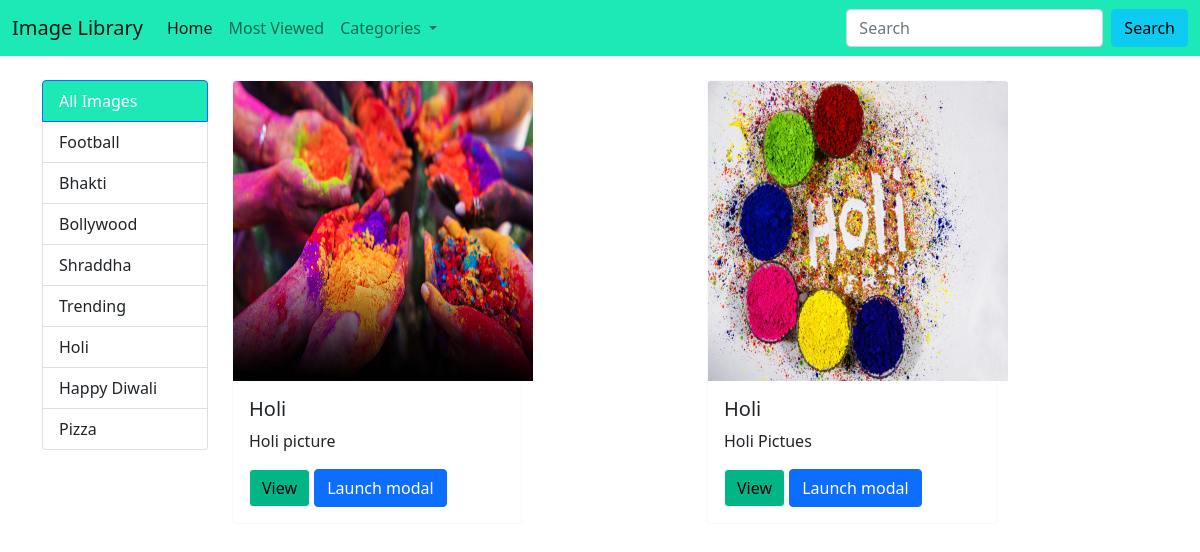
The page /category/7 on the database its author committed.
### myapp/models.py (models this page shows, shortened)
class Category(models.Model):
    title = models.CharField(max_length=100)
    description = models.TextField()

class Image(models.Model):
    title = models.CharField(max_length=100)
    description = models.TextField()
    image = models.ImageField(upload_to ='images')
    added_date = models.DateTimeField()
    cat=models.ForeignKey(Category,on_delete=models.CASCADE)

### myapp/views.py (the view)
# urls.py: path('category/<int:cid>' ,views.ShowCategoryPage.as_view()),
class ShowCategoryPage(TemplateView,):
    def get_context_data(self,cid, **kwargs,):
        context = super().get_context_data(**kwargs)
        context['images'] = Image.objects.filter(cat=cid)
        context['categories']=Category.objects.all()
        context['category']=Category.objects.get(pk=cid)
        return context
    template_name = 'home.html'

### templates/home.html (shortened to what this page needs)
<!doctype html>
<html lang="en">
  <head>
    <link href="https://cdn.jsdelivr.net/npm/bootstrap@5.0.0-beta2/dist/css/bootstrap.min.css" rel="stylesheet">
  </head>
  <body>
    {% include 'navbar.html' %}
  <div class="container">
     <div class="row mt-4">
             <div class="col-md-2 ">
                <div class="list-group">
                   <a href="{% url 'ShowHome' %} " class="list-group-item list-group-item-action active "
                    style="background-color: #1de9b6;"aria-current="true">All Images</a>
                    {% for i in categories %}
                    <a href="/category/{{ i.pk}}" class="list-group-item list-group-item-action "
                    tabindex="-1" >{{ i.title }}</a>
                    {% endfor %}
                </div>
             </div>
     <div class="col-md-10">
         <div class="card-columns">
              <div class="row">
             {% for i in images %}
                  <div class="col-sm  ">
                  <div class="card border border-light" style="width: 290px;" >
                      <img src="/media/{{ i.image }}" class="card-img-top " style="width: 300px; height: 300px " alt="...">
                      <div class="card-body" >
                        <h5 class="card-title">{{ i.title }}</h5>
                        <p class="card-text">{{ i.description }}</p>
                        <a href="/media/{{ i.image }}"  class="btn btn-light"
                         style="background-color:#00b686">View </a>
                         <a href="#" class="btn btn-primary  " onclick="showmodalwithimage('{{ i.image }}')">
                          Launch modal</a> </div>
                      </div>
                  </div>
             {% endfor %} </div>
                  </div>
             </div>
         </div>
     </div>
  </body>
</html>

### rows shown on the page
Category: title "Football"
Category: title "Bhakti"
Category: title "Bollywood"
Category: title "Shraddha"
Category: title "Trending"
Category: title "Holi"
Category: title "Happy Diwali"
Category: title "Pizza"
Image: image (picture), title "Holi", description "Holi picture"
Image: image (picture), title "Holi", description "Holi Pictues"
